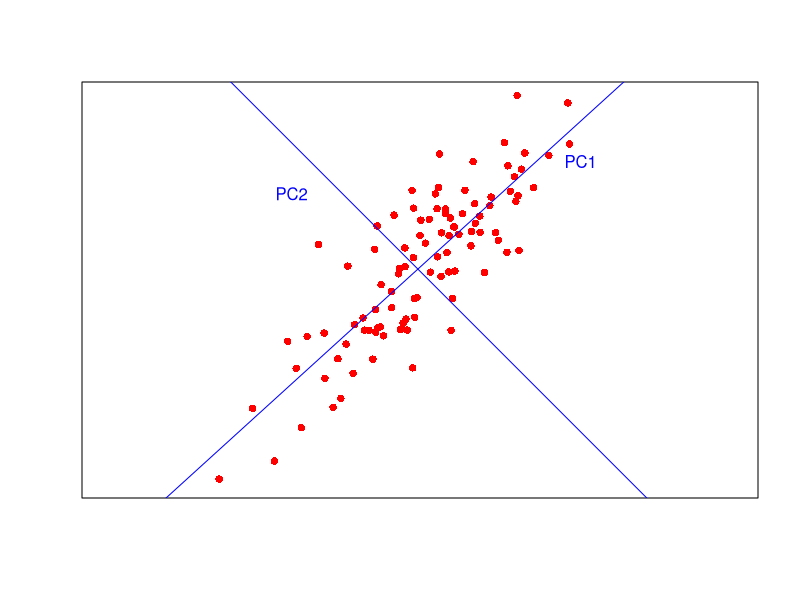

This chart was generated by the following R code: (Note: this script raises an error after producing the figure.)
## ---- chunk 1
x <- rnorm(100,mean=30,sd=10)
y <- x + rnorm(100,mean=4,sd=6)
plot(y~x,pch=16, col = "red",xlab="",ylab="",xlim=c(0,60),ylim=c(0,60),xaxt="n",yaxt="n",asp=1)


fit = lm(y~x)

b1 <- fit$coefficients[1]
a1 <- fit$coefficients[2]

abline(fit,col="blue")

x0 <- median(x)
y0 <- predict(fit, list(x = x0))

x1 <- x0-5

b2 <- 2*a1*x0 + b1
y1 <- -a1*x1 + b2

abline(b2,-1,col="blue")

text(55,50,"PC1",col="blue")
text(10,45,"PC2",col="blue")
## ---- chunk 2
Leaf_shape <- read.csv(file = "Leafshape.csv", header = TRUE)
## ---- chunk 3
Species <- Leaf_shape$Species
Leaf_data <- Leaf_shape[,2:6]
## ---- chunk 4
Leaf_PCA <- princomp(Leaf_data, cor = FALSE)
## ---- chunk 5
plot(Leaf_PCA$scores, pch = 16, col = Species)
legend(0,0.4,c("Species A","Species B"),pch=16,col=c("black","red"))
## ---- chunk 6
summary(Leaf_PCA)
## ---- chunk 7
screeplot(Leaf_PCA, type = 'lines')
## ---- chunk 8
loadings(Leaf_PCA)
## ---- chunk 9
biplot(Leaf_PCA)
## ---- chunk 10
date()
